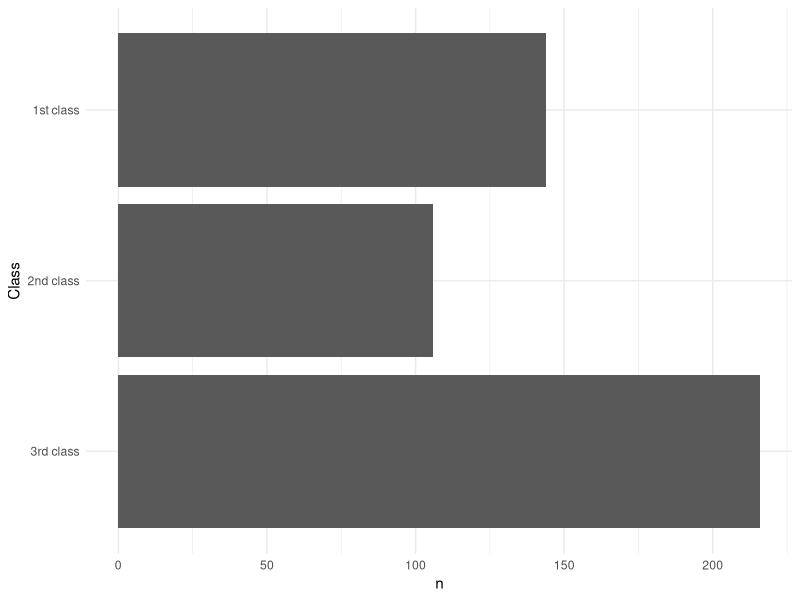

R code for this plot:
## ---- chunk 1
library(tidyverse)
library(here)

theme_set(theme_minimal())

## ---- chunk 2
tribble(
  ~Class, ~female_passengers, ~male_passengers,
  "1st class", 144, 179,
  "2nd class", 106, 171,
  "3rd class", 216, 493
) %>%
  pivot_longer(
    cols = c(male_passengers, female_passengers),
    names_to = "Sex",
    values_to = "n"
  )

## ---- chunk 3
tribble(
  ~Class, ~`male passengers/female passengers`,
  "1st class", "179|144",
  "2nd class", "171|106",
  "3rd class", "493|216",
)  %>%
  separate(
    col = `male passengers/female passengers`,
    into = c("male passengers", "female passengers")
  ) %>%
  pivot_longer(
    cols = c(`male passengers`, `female passengers`),
    names_to = "Sex",
    values_to = "n"
  )

## ---- chunk 4
tribble(
  ~Class, ~Sex, ~n,
  "1st class", "female passengers", 144,
  "1st class", "male passengers", 179,
  "2nd class", "female passengers", 106,
  "2nd class", "male passengers", 171, 
  "3rd class", "female passengers", 216,
  "3rd class", "male passengers", 493
) %>%
  filter(Sex != "male passengers") %>%
  mutate(Class = factor(Class,
                        levels = c("3rd class", "2nd class", "1st class"))) %>%
  ggplot(mapping = aes(x = n, y = Class)) +
  geom_col()

